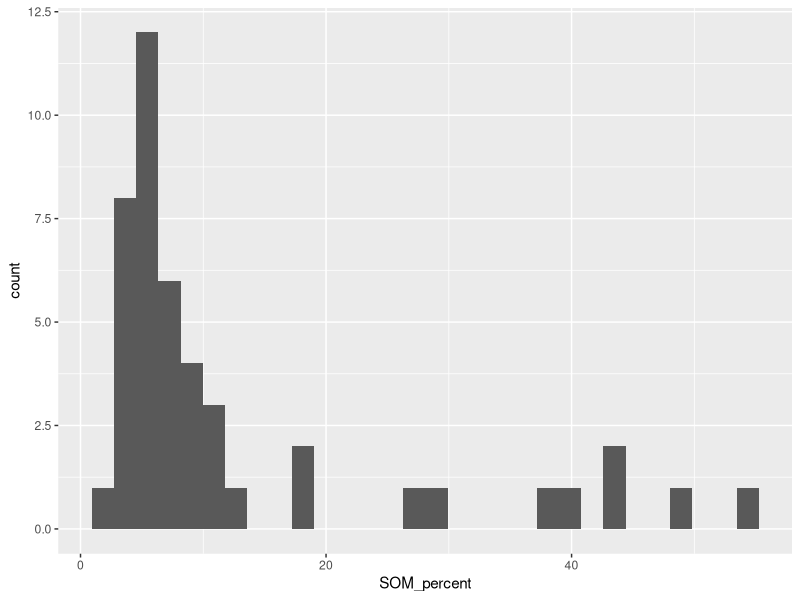
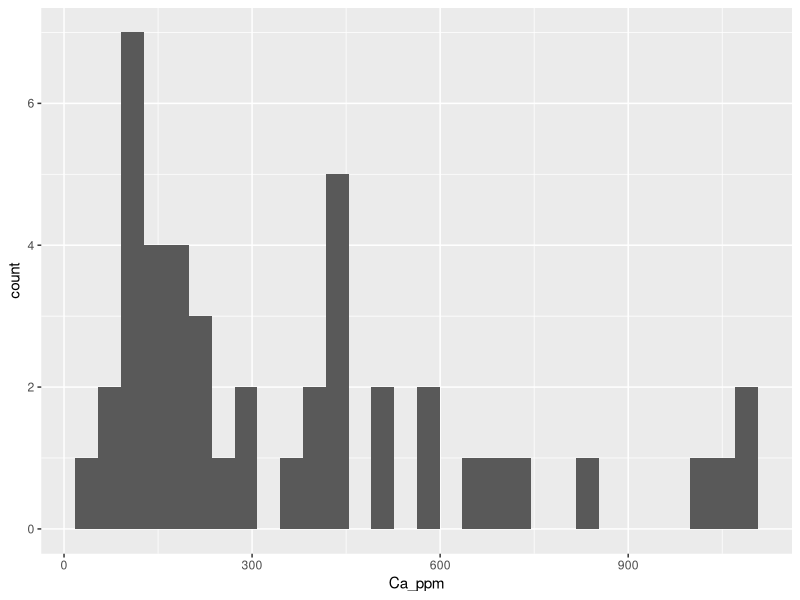
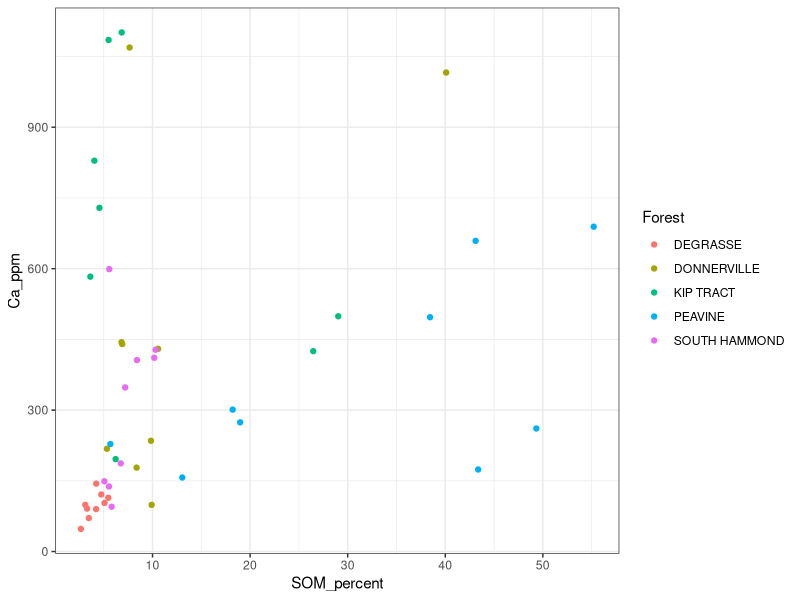
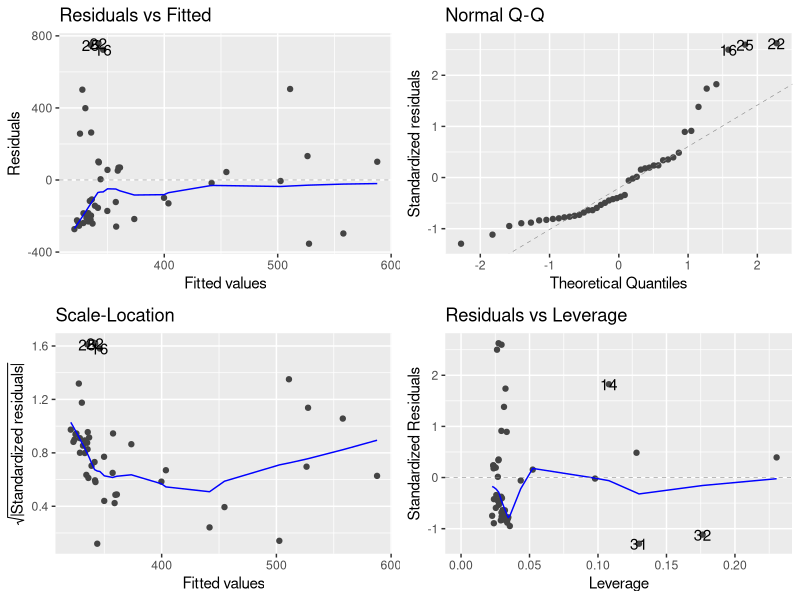
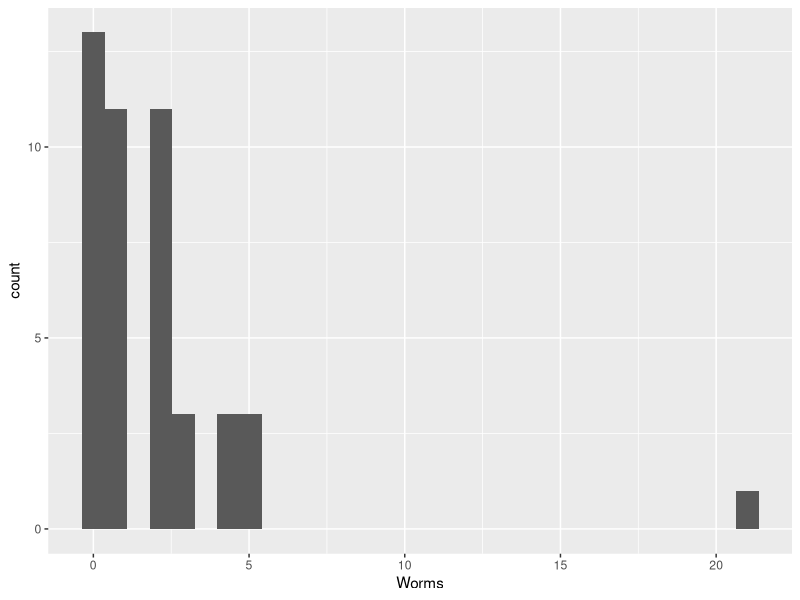
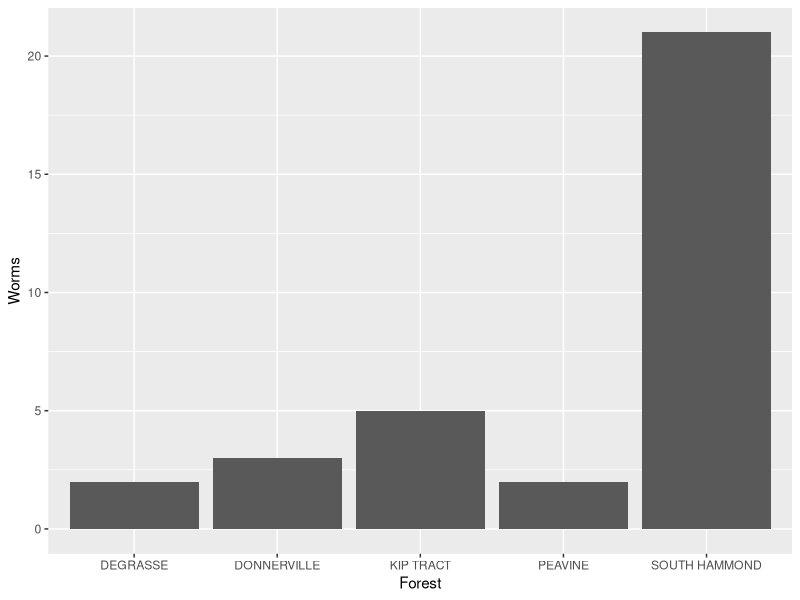
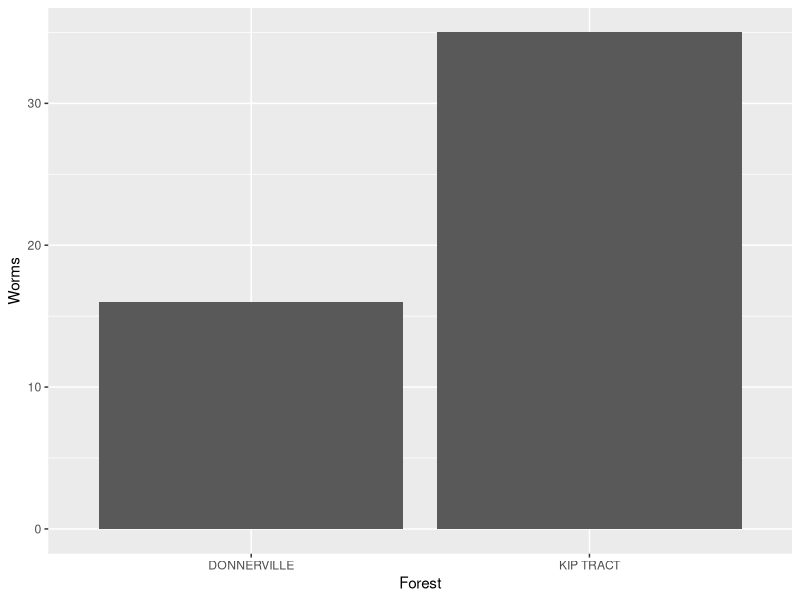
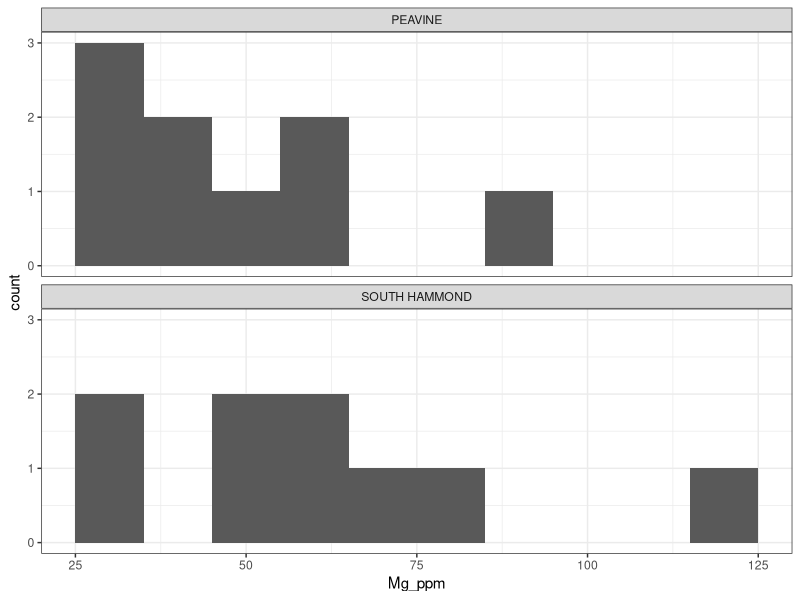

The R script that drew these images, in order: (Note: this script raises an error after producing the figures.)
## ---- chunk 1
rm(list=ls())
library(tidyverse)
#library(tidyverse) = library(ggplot2) + library(dplyr) + some other stuff too
library(readr)
library(here)
library(ggfortify)
## ---- chunk 2
DF<-read.csv(here("Data","soil_reduced-1.csv"),stringsAsFactors = TRUE)
## ---- chunk 3
levels(DF$Forest)
## ---- chunk 4
ggplot(DF,aes(x=SOM_percent))+
  geom_histogram()
## ---- chunk 5
ggplot(DF,aes(x=Ca_ppm))+
  geom_histogram()
## ---- chunk 6
summary(DF)
## ---- chunk 7
ggplot(DF,aes(x=SOM_percent, y=Ca_ppm, color=Forest))+
  geom_point()+
  theme_bw()
## ---- chunk 8
mod1<-lm(Ca_ppm~SOM_percent,data=DF)
summary(mod1)
## ---- chunk 9
autoplot(mod1)
## ---- chunk 10
anova(mod1)
## ---- chunk 11
summary(mod1)
## ---- chunk 12
ggplot(DF,aes(x=Worms))+
  geom_histogram()
## ---- chunk 13
ggplot(DF,aes(x=Forest,y=Worms))+geom_bar(stat='identity',position='dodge')+scale_fill_manual(values=c(black="black",red="red"))
## ---- chunk 14
DF2<-DF%>%
  filter(Forest=="DONNERVILLE"|Forest=="KIP TRACT")%>%
  group_by(Forest)%>%
  summarise(Worms = sum(Worms))
## ---- chunk 15
DF2$Forest<-factor(DF2$Forest)
## ---- chunk 16
ggplot(DF2,aes(x=Forest,y=Worms))+
  geom_bar(stat='identity',position='dodge')+
  scale_fill_manual(values=c(black="black",red="red"))
## ---- chunk 17
DF2.mat<-xtabs(Worms~Forest,data=DF2)
DF2.mat
## ---- chunk 18
DF2.chi<-chisq.test(DF2.mat)
names(DF2.chi)
DF2.chi$expected
DF2.chi
## ---- chunk 19
DF3<-DF%>%
  filter(Forest=="PEAVINE"|Forest=="SOUTH HAMMOND")%>%
  group_by(Forest)
## ---- chunk 20
DF3$Forest<-factor(DF3$Forest)
## ---- chunk 21
ggplot(DF3,aes(x=Mg_ppm))+geom_histogram(binwidth=10)+facet_wrap(~Forest,ncol=1)+theme_bw()
## ---- chunk 22
DF3$Mg_ppm
## ---- chunk 23
t.test(Mg_ppm~Forest,data=DF3)
## ---- chunk 24
ggplot(DF,aes(x=Forest,y=Zn_ppm))+
  geom_boxplot()+
  theme_bw()+
  coord_flip()
## ---- chunk 25
mod_zinc<-lm(~Zn_ppm~Forest,data=DF)
## ---- chunk 26
autoplot(mod_zinc,smooth.colour=NA)
## ---- chunk 27
anova(mod_zinc)
summary(mod_zinc)
